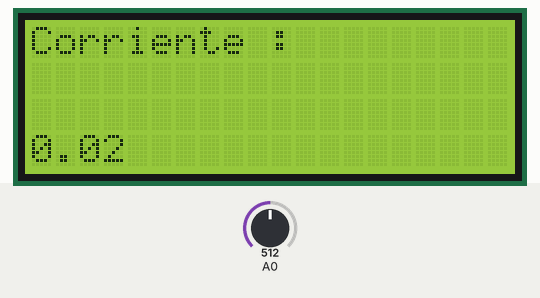
Recording of a sketch running on a simulated Arduino Uno, built with avr-gcc and run on an emulated ATmega328P. On the bench: 20×4 character LCD. The inputs (shaded band) are chosen by the test bench; at power-on: A0 = 512.

Above: at 1.2 s.
1.3 s: A0 set to 716
At 2.5 s:
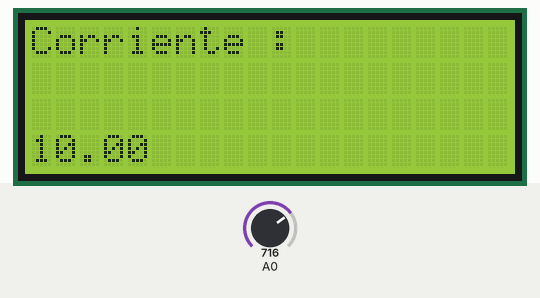
3.6 s: A0 set to 900
At 5.3 s:
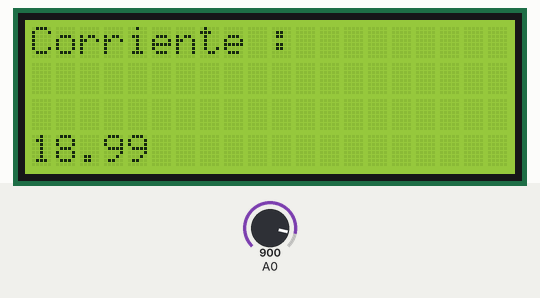
5.6 s: A0 set to 1023
At 6.9 s:
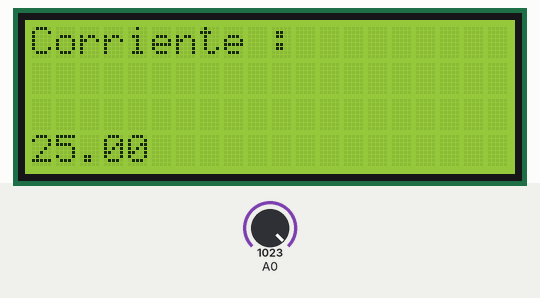
Timing chart, 0 to 8.6 s (numbered marks = the images above; inputs shaded):
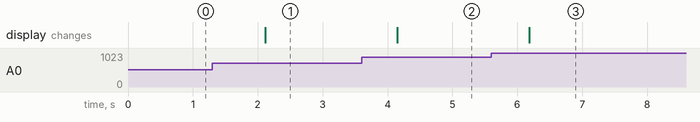

The sketch:

CORRIENTE.ino
```cpp
#include <Wire.h>
#include <LiquidCrystal_I2C.h>
LiquidCrystal_I2C lcd(0x3f,20,4);

void setup() {
  Serial.begin(9600);
  lcd.init();
  lcd.backlight();
}

void loop() {
  float reading = analogRead(A0);
  float vol = reading*5/1023.0;
  float corr = (vol-2.5)/0.1;
  lcd.setCursor(0,0);
  lcd.print("Corriente : ");
  lcd.setCursor(0,14);
  lcd.print(corr);
  delay(1000);
}
```

Measured:
- after the input at 1.3 s, the display: changes after 0.82 s (image 1)
- after the input at 3.6 s, the display: changes after 0.55 s (image 2)
- after the input at 5.6 s, the display: changes after 0.59 s (image 3)
